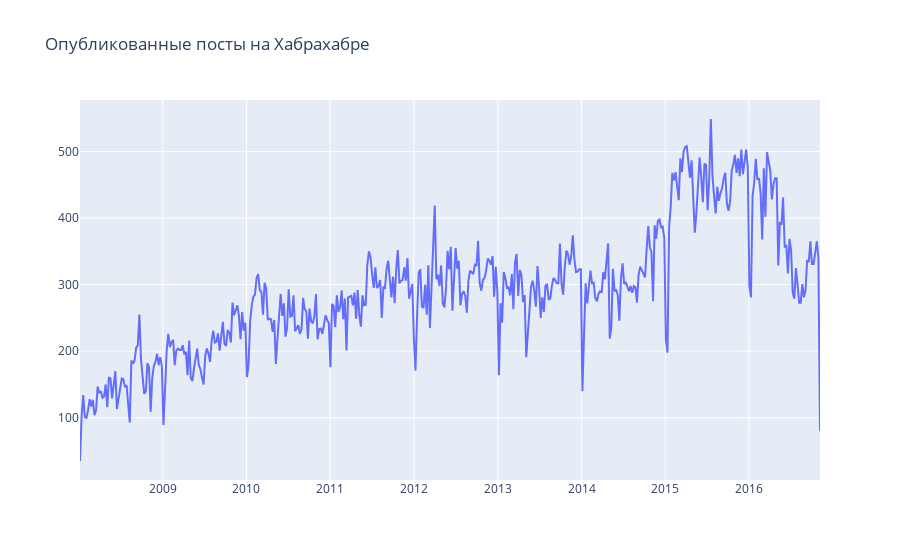

The notebook cell this image was saved under:
### Code cell
aggr_habr_df = aggr_habr_df.resample('D').apply(sum)
plotly_df(aggr_habr_df.resample('W').apply(sum), 
          title = 'Опубликованные посты на Хабрахабре')

### Figure 1 — Plotly figure (JSON) as saved in the notebook; plotly's stock layout.template omitted (floating-point values rounded to 4 significant figures; data arrays with more than 128 entries replaced by an {"elided": "..."} marker saying what was removed)
{"data": [{"mode": "lines", "name": "posts", "type": "scatter", "x": {"elided": "462 str values"}, "y": {"elided": "462 int values"}}], "layout": {"title": {"text": "Опубликованные посты на Хабрахабре"}}}
